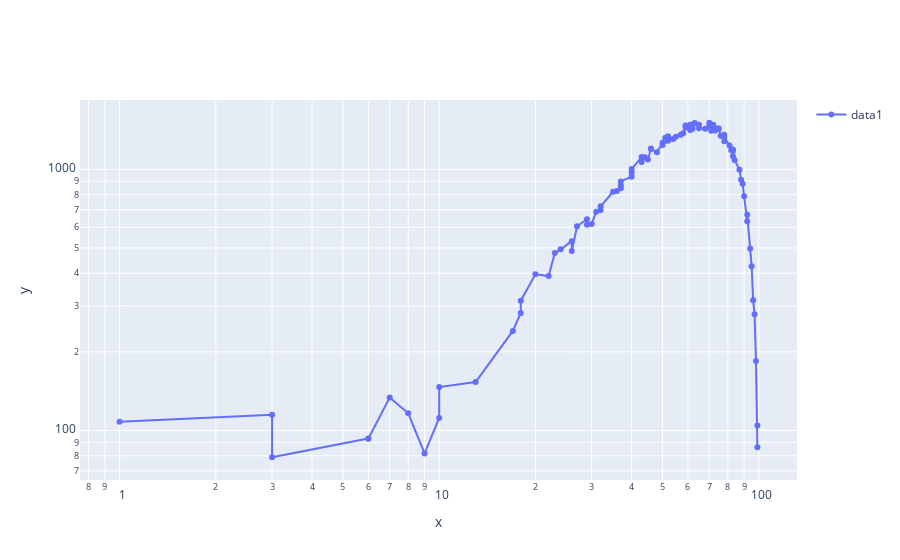

Notebook source saved alongside this figure:
### Code cell
fig1=fig(tx='x', ty='y',sx='log',sy='log')
fig1.add(x=xdata,y=ydata,l='data1')
fig1.show(e='ply')
